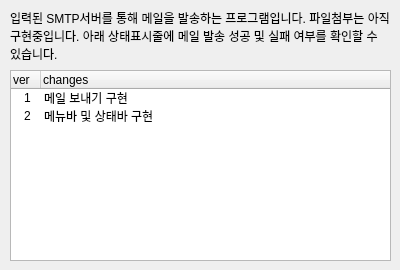
<?xml version="1.0" encoding="UTF-8"?>
<ui version="4.0">
 <class>Dialog</class>
 <widget class="QDialog" name="Dialog">
  <property name="geometry">
   <rect>
    <x>0</x>
    <y>0</y>
    <width>400</width>
    <height>270</height>
   </rect>
  </property>
  <property name="windowTitle">
   <string>프로그램 정보</string>
  </property>
  <widget class="QLabel" name="label">
   <property name="geometry">
    <rect>
     <x>10</x>
     <y>10</y>
     <width>381</width>
     <height>51</height>
    </rect>
   </property>
   <property name="text">
    <string>입력된 SMTP서버를 통해 메일을 발송하는 프로그램입니다. 파일첨부는 아직 구현중입니다. 아래 상태표시줄에 메일 발송 성공 및 실패 여부를 확인할 수 있습니다.</string>
   </property>
   <property name="wordWrap">
    <bool>true</bool>
   </property>
  </widget>
  <widget class="QTreeWidget" name="treeWidget">
   <property name="geometry">
    <rect>
     <x>10</x>
     <y>70</y>
     <width>381</width>
     <height>191</height>
    </rect>
   </property>
   <property name="indentation">
    <number>10</number>
   </property>
   <attribute name="headerDefaultSectionSize">
    <number>30</number>
   </attribute>
   <column>
    <property name="text">
     <string>ver</string>
    </property>
   </column>
   <column>
    <property name="text">
     <string>changes</string>
    </property>
   </column>
   <item>
    <property name="text">
     <string>1</string>
    </property>
    <property name="text">
     <string>메일 보내기 구현</string>
    </property>
   </item>
   <item>
    <property name="text">
     <string>2</string>
    </property>
    <property name="text">
     <string>메뉴바 및 상태바 구현</string>
    </property>
   </item>
  </widget>
 </widget>
 <resources/>
 <connections/>
</ui>
